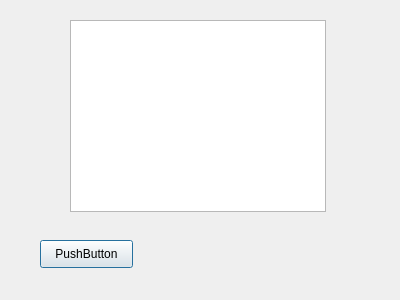
<?xml version="1.0" encoding="UTF-8"?>
<ui version="4.0">
 <class>DonHang</class>
 <widget class="QDialog" name="DonHang">
  <property name="geometry">
   <rect>
    <x>0</x>
    <y>0</y>
    <width>400</width>
    <height>300</height>
   </rect>
  </property>
  <property name="windowTitle">
   <string>Dialog</string>
  </property>
  <widget class="QPushButton" name="pushButton">
   <property name="geometry">
    <rect>
     <x>40</x>
     <y>240</y>
     <width>93</width>
     <height>28</height>
    </rect>
   </property>
   <property name="text">
    <string>PushButton</string>
   </property>
  </widget>
  <widget class="QTableView" name="tableView">
   <property name="geometry">
    <rect>
     <x>70</x>
     <y>20</y>
     <width>256</width>
     <height>192</height>
    </rect>
   </property>
  </widget>
 </widget>
 <resources/>
 <connections/>
</ui>
